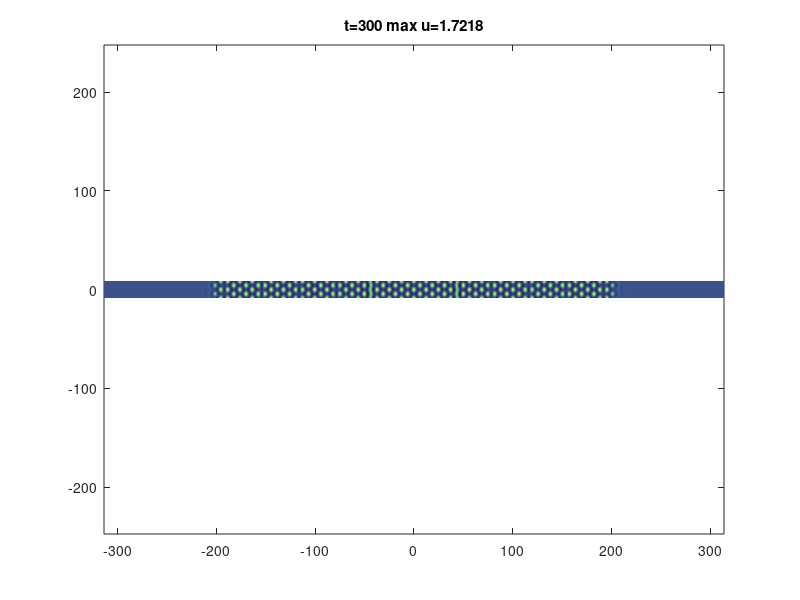

Source code (MATLAB):
% swifthohen2DETD_hex_nu_1_6_front_10_defect.m 
% evolve hexagon <10> front that develops a defect in pattern 
mu = -0.05;
nu = 1.6;
Nx = 2^11; Lx = 100*pi; Ny = 2^6; Ly = 2*pi/0.72;

dt=0.1;                % mesh and domain size and time step
dx=2*pi/Nx; x=dx*(1:Nx )';x=Lx*(x-pi)/pi;
dy=2*pi/Ny; y=dy*(1:Ny )';y=Ly*(y-pi)/pi;
[xx,yy]=meshgrid(x,y);

% Initial data - hexagon front
d = 4*pi;
u = -(-tanh(xx+d)+tanh(xx-d))/2.*((cos(xx) + cos((xx+sqrt(3)*yy)/2) + cos((xx-sqrt(3)*yy)/2)))/2;

% compute eigenvalues of linear operator
k1 = [0:Nx/2 -Nx/2+1:-1]*(pi/Lx);           % wave numbers
k2 = [0:Ny/2 -Ny/2+1:-1]*(pi/Ly);
[kkx,kky]=meshgrid(k1,k2);
LU = - (-(kkx.^2 + kky.^2)+1).^2 + mu;  % Linear Operator
EXP = exp(LU*dt);                       % Exact linear bit
ETD = (exp(LU*dt)-1)./LU;               % ETD1 coeffs of linear operator

uT = fft2(u);
figure;                                 % Plot initial data
pcolor(xx,yy,u);title('t=0');axis equal; axis tight;shading interp;drawnow

 for t=0:dt:300                        % evolve via ETD  method
     f = nu*u.^2 - u.^3;                 % nonlinear rhs
     
     % exponential timestep in fourier space
     fT = fft2(f); uT = uT.*EXP + fT.*ETD;      
     u   = real(ifft2(uT));                         

     if mod(t,1) == 0                 % display at intervals
         pcolor(xx,yy,u);%view([0 90]);
         title(['t=' num2str(t) ' max u=' num2str(max(max(u)))]);
         shading interp; axis equal;axis tight; drawnow;
     end
 end
 